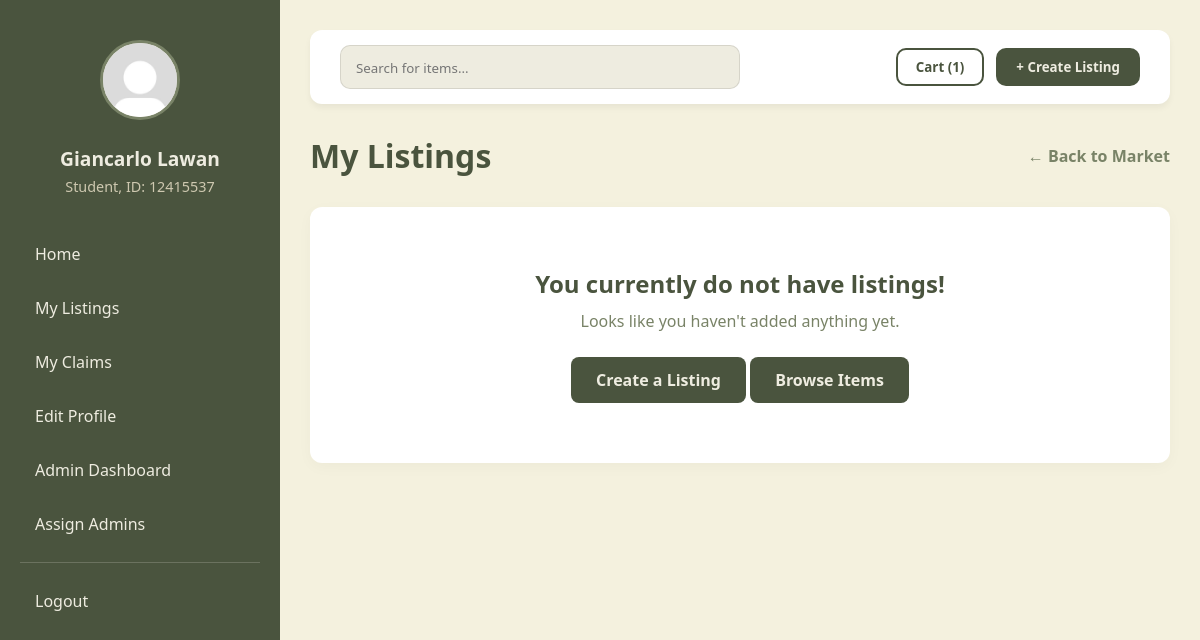
/mylistings.php (signed in), run on an earlier commit of the app's database.
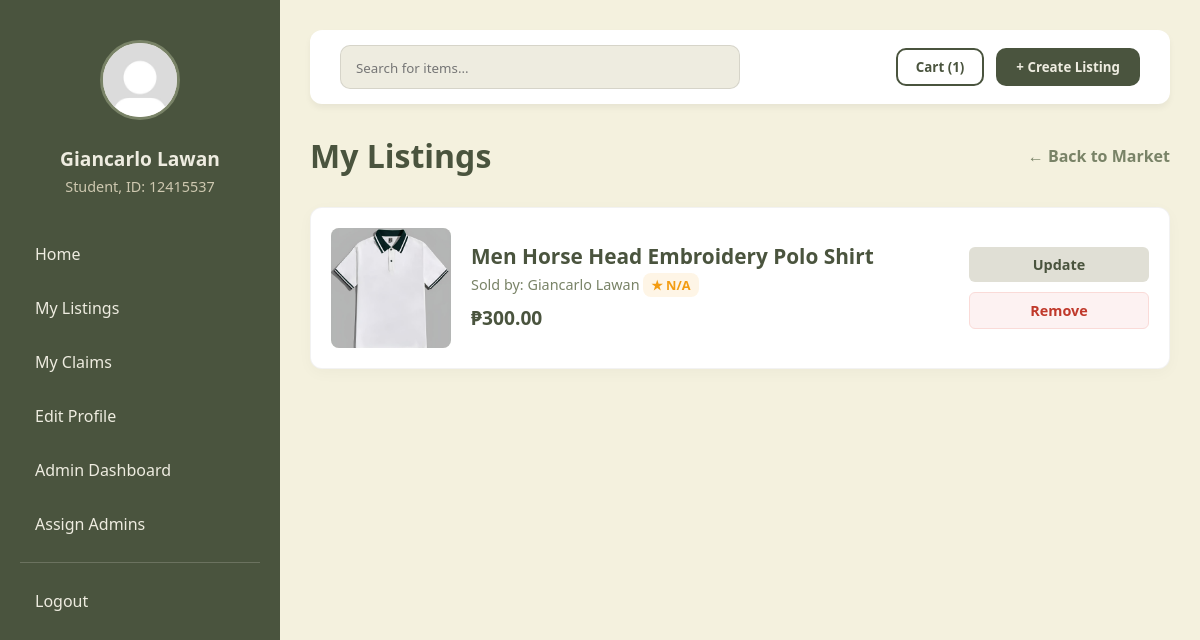
And on a later commit of the database.
### tables this page shows
CREATE TABLE `listings` (
  `listing_id` int NOT NULL,
  `seller_id` int NOT NULL,
  `product_name` varchar(150) NOT NULL,
  `description` text NOT NULL,
  `price` decimal(10,2) NOT NULL,
  `quantity` int NOT NULL DEFAULT '1',
  `category1_id` int NOT NULL,
  `category2_id` int DEFAULT NULL,
  `category3_id` int DEFAULT NULL,
  `status` enum('Available','Reserved','Sold') DEFAULT 'Available',
  `is_removed` tinyint(1) DEFAULT '0',
  `created_at` timestamp NULL DEFAULT CURRENT_TIMESTAMP,
  `updated_at` timestamp NULL DEFAULT CURRENT_TIMESTAMP ON UPDATE CURRENT_TIMESTAMP
);

### mylistings.php (the view, shortened to what this page needs)
<?php
require 'db.php';
$user_id = $_SESSION['user_id'];
$dlsu_id_number = $_SESSION['dlsu_id_number'];
$first_name = $_SESSION['first_name'];
$last_name = $_SESSION['last_name'];
$full_name = trim($first_name . " " . $last_name);
$role = $_SESSION['role'];
$profile_pic = "profile_pictures/" . $_SESSION['profile_picture'];
$admin_role_id = intval($_SESSION['admin_role_id']);
$cart_query = "SELECT COUNT(*) as cart_count
               FROM cart
               WHERE buyer_id = ?";
$stmt = $conn->prepare($cart_query);
$stmt->bind_param("i", $user_id);
$stmt->execute();
$cart_result = $stmt->get_result();
if ($cart_result->num_rows === 1) {
    $cart_row = $cart_result->fetch_assoc();
}
$my_listings = [];
$ml_query = "SELECT l.listing_id, l.product_name, l.price, l.quantity, li.image_path,
                    CONCAT(u.first_name, ' ', u.last_name) AS seller_name,
                    (SELECT IFNULL(ROUND(AVG(rating_value), 1), 0) FROM ratings WHERE rated_user_id = u.user_id) AS avg_rating
             FROM listings l
             LEFT JOIN (
                SELECT listing_id, MIN(image_path) AS image_path
                FROM listing_images
                GROUP BY listing_id
             ) li ON li.listing_id = l.listing_id
             LEFT JOIN users u ON u.user_id = l.seller_id
             WHERE l.seller_id = ?";
$stmt = $conn->prepare($ml_query);
$stmt->bind_param("i", $user_id);
$stmt->execute();
$ml_result = $stmt->get_result();
if ($ml_result->num_rows > 0) {
    while ($ml_row = $ml_result->fetch_assoc()) {
        $my_listings[] = $ml_row;
    }
}
?>
<!DOCTYPE html>
<html lang="en">
<head>
    <link rel="stylesheet" href="stylesheets/home.css" />
    <link rel="stylesheet" href="stylesheets/viewcart.css" />
</head>
<body>
    <div class="dashboard-container">
        <aside class="sidebar">
            <div class="user-profile-section">
                <img src="<?php echo $profile_pic; ?>" alt="Profile" class="nav-logo">
                <div class="user-info-display">
                    <h2 class="user-name"><?php echo $full_name; ?></h2>
                    <p class="user-id"><?php echo "$role, ID: $dlsu_id_number"; ?></p>
                </div>
            </div>
            <nav class="nav-menu">
                <a href="home.php">Home</a>
                <a href="mylistings.php">My Listings</a>
                <a href="myclaims.php">My Claims</a>
                <a href="editprofile.php">Edit Profile</a>
                <?php if ($admin_role_id === 1 || $admin_role_id === 2): ?>
                    <a href="#">Admin Dashboard</a>
                <?php endif; ?>
                <?php if ($admin_role_id === 1): ?>
                    <a href="#">Assign Admins</a>
                <?php endif; ?>
                <hr class="nav-divider">
                <a href="logout.php" class="logout-link">Logout</a>
            </nav>
        </aside>
        <main class="main-content cart-content">
            <header class="top-bar cart-top-bar">
                <form action="viewcart.php" method="POST" class="top-bar-form">
                    <div class="search-wrapper">
                        <input type="text" placeholder="Search for items...">
                    </div>
                    <div class="header-actions">
                        <button type="submit" class="cart-btn" name="action" value="viewcart">Cart (<?php echo $cart_row['cart_count']; ?>)</button>
                        <button type="submit" class="create-listing-btn" name="action" value="createlisting">+ Create Listing</button>
                    </div>
                </form>
            </header>
            <div class="cart-header">
                <h1>My Listings</h1>
                <a href="home.php" class="back-link">← Back to Market</a>
            </div>
            <div class="cart-layout">
                <div class="cart-items-section">
                    <?php if (empty($my_listings)): ?>
                        <div class="empty-cart">
                            <h2>You currently do not have listings!</h2>
                            <p>Looks like you haven't added anything yet.</p>
                            <a href="createlisting.php" class="browse-btn">Create a Listing</a>
                            <a href="home.php" class="browse-btn">Browse Items</a>
                        </div>
                    <?php else: ?>
                        <?php foreach ($my_listings as $l): ?>
                            <div href="<?php echo "viewitem.php?listing_id=" . $l['listing_id']; ?>" class="cart-item-link">
                                <div class="cart-item-card clickable-card" data-link="<?php echo "viewitem.php?listing_id=" . $l['listing_id']; ?>">
                                    <div class="item-img-box">
                                        <?php if (!empty($l['image_path'])): ?>
                                            <img src="<?php echo $l['image_path']; ?>" alt="Product">
                                        <?php else: ?>
                                            <div class="no-img">No Image</div>
                                        <?php endif; ?>
                                    </div>
                                    <div class="item-details">
                                        <h3 class="item-title"><?php echo $l['product_name']; ?></h3>
                                        <p class="item-seller">
                                            Sold by: <?php echo $l['seller_name']; ?>
                                            <span class="seller-rating">
                                                <?php if ($l['avg_rating'] > 0): ?>
                                                    ★ <?php echo $l['avg_rating']; ?>
                                                <?php else: ?>
                                                    <span class="no-rating">★ N/A</span>
                                                <?php endif; ?>
                                            </span>
                                        </p>
                                        <p class="item-price">₱<?php echo number_format($l['price'], 2); ?></p>
                                    </div>
                                    <div class="item-actions-panel">
                                        <form action="mylistings_action.php" method="POST" class="action-form">
                                            <div class="qty-control">
                                                <button name="action" value="updatelisting" class="btn update-btn">Update</button>
                                            </div>
                                        </form>
                                        <form action="mylistings_action.php" method="POST" class="action-form">
                                            <button name="action" value="removefromlisting" class="btn remove-btn">Remove</button>
                                        </form>
                                    </div>
                                </div>
                            </div>
                        <?php endforeach; ?>
                    <?php endif; ?>
                </div>
            </div>
        </main>
    </div>
</body>
</html>

### stylesheets/home.css (style rules this page uses)
* { box-sizing: border-box; margin: 0; padding: 0; font-family: "Segoe UI", Tahoma, Geneva, Verdana, sans-serif; }
body { background-color: #f4f1de; color: #333; }
.dashboard-container { display: flex; min-height: 100vh; }
.sidebar { width: 280px; background-color: #4a543e; color: #eeece0; padding: 40px 20px; position: fixed; height: 100vh; display: flex; flex-direction: column; }
.user-profile-section { text-align: center; margin-bottom: 35px; }
.nav-logo { width: 80px; height: 80px; border-radius: 50%; border: 3px solid #798367; margin-bottom: 15px; object-fit: cover; background-color: #eeece0; }
.user-name { font-size: 1.2rem; margin: 5px 0; color: #eeece0; }
.user-id { font-size: 0.9rem; color: #cec8b0; font-weight: 400; }
.nav-menu a { color: #eeece0; text-decoration: none; padding: 12px 15px; display: block; border-radius: 8px; margin-bottom: 8px; transition: 0.2s; }
.nav-divider { border: 0; border-top: 1px solid rgba(238, 236, 224, 0.2); margin: 15px 0; }
.main-content { margin-left: 280px; flex: 1; padding: 30px; }
.top-bar { display: flex; justify-content: space-between; align-items: center; padding: 15px 30px; background: #fff; border-radius: 12px; box-shadow: 0 4px 6px rgba(0, 0, 0, 0.05); margin-bottom: 30px; }
.search-wrapper { background: #eeece0; padding: 10px 15px; border-radius: 10px; width: 50%; border: 1px solid rgba(0, 0, 0, 0.1); }
.search-wrapper input { border: none; background: transparent; width: 100%; outline: none; color: #333; }
.header-actions { display: flex; gap: 12px; }
.cart-btn { background: transparent; border: 2px solid #4a543e; color: #4a543e; padding: 8px 18px; border-radius: 10px; font-weight: 600; cursor: pointer; transition: 0.3s; }
.create-listing-btn { background: #4a543e; color: #eeece0; border: none; padding: 10px 20px; border-radius: 10px; font-weight: 600; cursor: pointer; }
.cart-item-link { text-decoration: none; color: inherit; display: block; }
.seller-rating { font-size: 0.8rem; font-weight: 700; color: #f39c12; background: rgba(243, 156, 18, 0.1); padding: 3px 8px; border-radius: 8px; white-space: nowrap; }
.item-price { font-size: 1.2rem; font-weight: 700; color: #4a543e; margin-bottom: 4px; }

### stylesheets/viewcart.css (style rules this page uses)
.top-bar-form { display: flex; width: 100%; justify-content: space-between; align-items: center; }
.cart-header { display: flex; justify-content: space-between; align-items: center; margin-bottom: 30px; }
.cart-header h1 { color: #4a543e; font-size: 2rem; }
.back-link { color: #798367; text-decoration: none; font-weight: bold; font-size: 1rem; transition: color 0.2s; }
.cart-layout { display: block; }
.cart-items-section { display: flex; flex-direction: column; gap: 20px; }
.cart-item-link { text-decoration: none; color: inherit; display: block; cursor: pointer; }
.cart-item-card { background: #fff; border-radius: 12px; padding: 20px; display: flex; align-items: center; gap: 20px; box-shadow: 0 4px 15px rgba(0, 0, 0, 0.03); border: 1px solid rgba(0, 0, 0, 0.05); transition: transform 0.25s ease; }
.item-img-box { width: 120px; height: 120px; border-radius: 8px; background: #f4f3ea; overflow: hidden; flex-shrink: 0; }
.item-img-box img { width: 100%; height: 100%; object-fit: cover; }
.item-details { flex: 1; display: flex; flex-direction: column; justify-content: center; }
.item-title { font-size: 1.3rem; color: #4a543e; margin-bottom: 5px; }
.item-seller { font-size: 0.9rem; color: #798367; margin-bottom: 10px; }
.item-actions-panel { min-width: 180px; display: flex; flex-direction: column; gap: 10px; }
.action-form { margin: 0; width: 100%; }
.qty-control { display: flex; gap: 5px; }
.btn { padding: 8px 12px; border: none; border-radius: 6px; font-weight: bold; cursor: pointer; font-size: 0.9rem; transition: 0.2s; width: 100%; text-align: center; }
.update-btn { background: #e0dfd5; color: #4a543e; flex: 1; }
.remove-btn { background: #fdf2f2; color: #c0392b; border: 1px solid #fadbd8; }
.empty-cart { text-align: center; background: #fff; padding: 60px 20px; border-radius: 12px; box-shadow: 0 4px 15px rgba(0, 0, 0, 0.03); }
.empty-cart h2 { color: #4a543e; margin-bottom: 10px; }
.empty-cart p { color: #798367; margin-bottom: 25px; }
.browse-btn { display: inline-block; padding: 12px 25px; background: #4a543e; color: #eeece0; text-decoration: none; border-radius: 8px; font-weight: bold; transition: transform 0.2s ease; }

What changed in the data, as far as the page shows it:
added listings: product_name "Men Horse Head Embroidery Polo Shirt", seller_name "Giancarlo Lawan", price "300.00"
Also different on the page:
text no longer shown: "You currently do not have listings! Looks like you haven't added anything yet. Create a Listing Browse Items"
